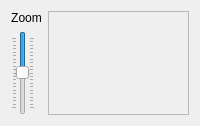
  <widget class="QWidget" name="centralWidget">
   <property name="sizePolicy">
    <sizepolicy hsizetype="Expanding" vsizetype="Expanding">
     <horstretch>0</horstretch>
     <verstretch>0</verstretch>
    </sizepolicy>
   </property>
   <property name="styleSheet">
    <string notr="true"/>
   </property>
   <layout class="QVBoxLayout" name="verticalLayout_3">
    <item>
     <layout class="QHBoxLayout" name="horizontalLayout_4">
      <item>
       <layout class="QVBoxLayout" name="verticalLayout_2">
        <item>
         <widget class="QLabel" name="ZoomLabel">
          <property name="text">
           <string>Zoom</string>
          </property>
          <property name="alignment">
           <set>Qt::AlignCenter</set>
          </property>
         </widget>
        </item>
        <item>
         <widget class="QSlider" name="ClipAngle">
          <property name="minimumSize">
           <size>
            <width>24</width>
            <height>0</height>
           </size>
          </property>
          <property name="maximumSize">
           <size>
            <width>24</width>
            <height>16777215</height>
           </size>
          </property>
          <property name="minimum">
           <number>1</number>
          </property>
          <property name="maximum">
           <number>1000</number>
          </property>
          <property name="pageStep">
           <number>0</number>
          </property>
          <property name="value">
           <number>500</number>
          </property>
          <property name="orientation">
           <enum>Qt::Vertical</enum>
          </property>
          <property name="invertedAppearance">
           <bool>true</bool>
          </property>
          <property name="tickPosition">
           <enum>QSlider::TicksBothSides</enum>
          </property>
          <property name="tickInterval">
           <number>50</number>
          </property>
         </widget>
        </item>
       </layout>
      </item>
      <item>
       <widget class="QFrame" name="frameVTK">
        <property name="sizePolicy">
         <sizepolicy hsizetype="Expanding" vsizetype="Preferred">
          <horstretch>0</horstretch>
          <verstretch>0</verstretch>
         </sizepolicy>
        </property>
        <property name="frameShape">
         <enum>QFrame::StyledPanel</enum>
        </property>
        <property name="frameShadow">
         <enum>QFrame::Raised</enum>
        </property>
       </widget>
      </item>
     </layout>
    </item>
   </layout>
  </widget>
